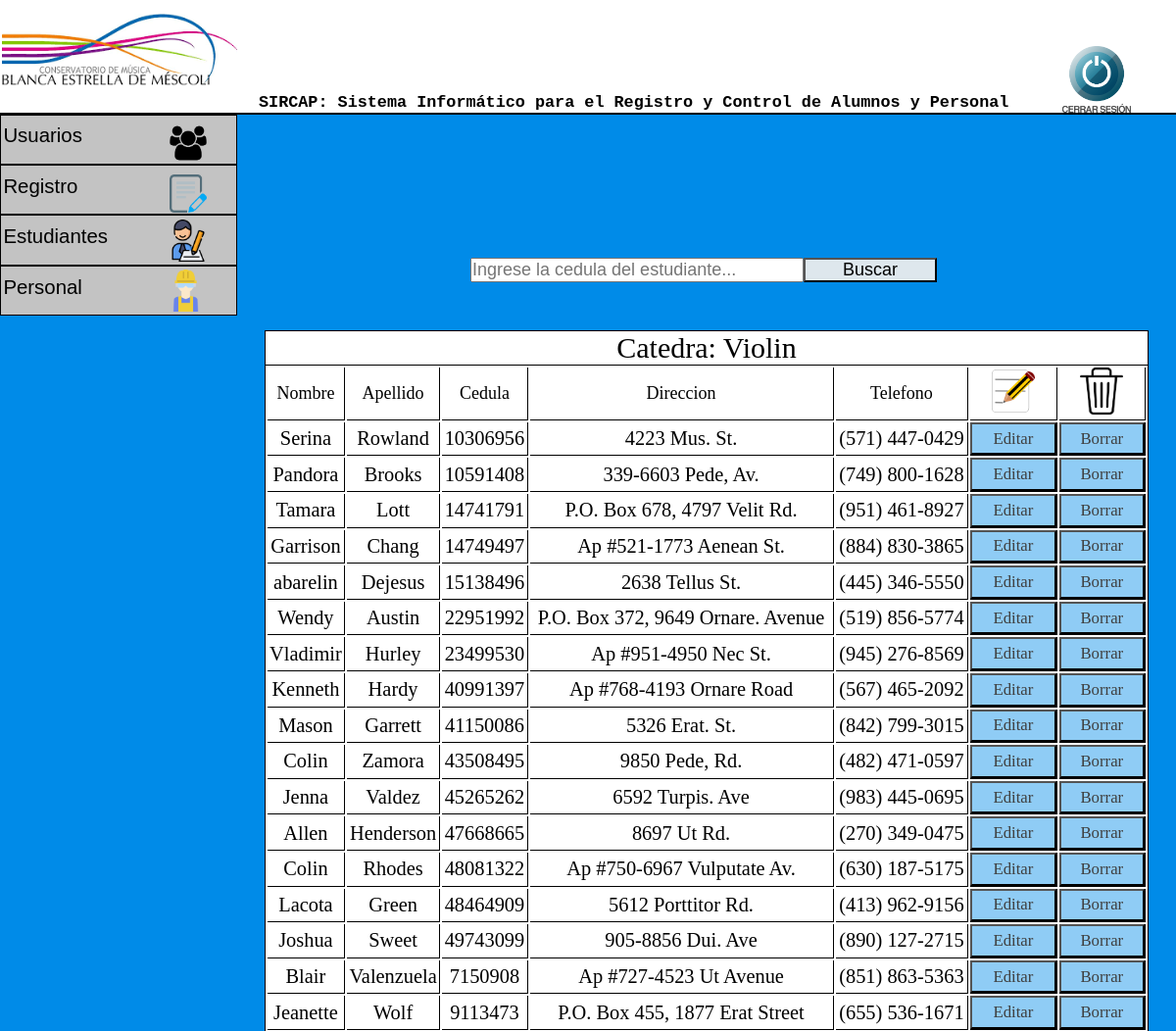
Page /admin/gestion_de_estudiantes/catedraViolin.php (signed in) on the committed database.
### tables this page shows
CREATE TABLE `estudiantes` (
  `nombre` varchar(20) NOT NULL,
  `apellido` varchar(20) NOT NULL,
  `cedula` varchar(10) NOT NULL,
  `direccion` varchar(40) NOT NULL,
  `telefono` varchar(20) NOT NULL,
  `catedra` varchar(1) NOT NULL,
  `agrupacion` varchar(1) NOT NULL,
  `formacion` varchar(1) NOT NULL
);

### admin/gestion_de_estudiantes/catedraViolin.php (the view, shortened to what this page needs)
<?php
  include '../../php/conexion.php';
$sql="SELECT nombre,apellido,cedula,direccion,telefono FROM estudiantes WHERE catedra = 1";
$resultado=$conexion->query($sql);
?>
<!DOCTYPE html>
<html lang="es">
<link rel="stylesheet" type="text/css" href="../../css/index.css">
<head>
</head>
<body>
  <header>
    <h2 class="titulo"> SIRCAP: Sistema Informático para el Registro y Control de Alumnos y Personal </h2>
    <img src="../../img/conservatorio logo.png" class="logo">
    <a href="../../php/cierreSesion.php"><img src="../../img/cerrar.png" class="cerrar"></a>
  </header>
  <div id="menu">
    <ul>
      <li><a href="">Usuarios</a> <img id="usuarios" src="../../img/usuarios.png">
      </li>
      <li><a href="">Registro</a> <img id="registro" src="../../img/registro.png">
      </li>
      <li><a href="">Estudiantes<img id="estudiante" src="../../img/estudiante.png"></a>
      </li>
      <li><a href="">Personal<img id="personal" src="../../img/obrero.png"></a>
      </li>
    </ul>
  </div>
<div>
      <form id="busqueda" method="POST" action="../../php/buscarEstudiante.php" name="busqueda" >
          <input id="barraBusqueda" maxlength="8" placeholder="Ingrese la cedula del estudiante..." name="busqueda" size="30" type="text" />
          <button id="botonBusqueda" type="submit" onclick="validacionBusqueda()">Buscar</button>
      </form>
  </div>
  <div class="tablaRegistro">
<table>
    <thead>
      <caption>Catedra: Violin</caption>
          <tr class="tituloTabla">
          <td>Nombre</td>
              <td>Apellido</td>
              <td>Cedula</td>
              <td>Direccion</td>
              <td>Telefono</td>
              <td class="columnaImagen"><img id="editarRegistro" src="../../img/editar.png"></td>
              <td class="columnaImagen"><img id="borrarRegistro" src="../../img/borrar.png"></td>
          </tr>
    </thead>
    <tbody>
        <?php
        while ($row=$resultado->fetch_assoc()) {
            ?>
            <tr>
                <td><?php echo $row['nombre'];?></td>
                <td><?php echo $row['apellido'];?></td>
                <td><?php echo $row['cedula'];?></td>
                <td><?php echo $row['direccion'];?></td>
                <td><?php echo $row['telefono'];?></td>
                <td>
                    <form method="POST" action="../../php/editarEstudiante.php">
                        <button type="submit"> Editar <input type="hidden" name="cedula" value="<?php echo $row['cedula']?>"> </button>
                    </form>
                </td>
                <td>
                    <form method="POST" action="../../php/eliminarEstudiante.php">
                        <button type="submit"> Borrar <input type="hidden" name="cedula" value="<?php echo $row['cedula']?>"> </button>
                    </form>
                </td>
            </tr>
        <?php
        }
        ?>
    </tbody>
</table>
  </div>
</body>
</html>

### css/index.css (style rules this page uses)
* { margin: 0; padding: 0; }
body { background-color: #008BE8; }
.titulo { font-family: Courier, monospace; font-size: 1.4vw; position: absolute; left: 22%; top: 9%; }
.logo { width: 20%; margin-left: 0.2%; }
header { background-color: white; border-bottom: 2px solid; }
.cerrar { position: absolute; left: 90%; top: 4.5%; width: 6.5%; }
#menu ul, li { list-style: none; margin: 0; padding: 0; }
#menu ul { position: relative; z-index: 597; float: left; }
#menu ul li { float: left; min-height: 1px; line-height: 1em; vertical-align: middle; }
#menu ul li { float: none; }
#menu { width: 20%; }
#menu span, #menu a { display: inline-block; font-family: Arial, Helvetica, sans-serif; font-size: 1.7vw; text-decoration: none; }
#menu:after, #menu ul:after { content: ''; display: block; clear: both; }
#menu ul, #menu li { width: 100%; }
#menu li { background: #C3C3C3; border: 1px solid black; }
#menu a { color: black; line-height: 160%; padding: 2% 15% 5% 1%; width: 25%; }
#usuarios { width: 16%; position: absolute; left: 72%; top: 5%; }
#registro { width: 16%; position: absolute; left: 72%; top: 30%; }
#estudiante { width: 18%; position: absolute; left: 71%; top: 52%; }
#personal { width: 18%; position: absolute; left: 70%; top: 77%; }
#usuarios { font-size: 1.5vw; text-align: center; }
#busqueda { position: absolute; left: 40%; top: 25%; }
#barraBusqueda { font-size: 1.5vw; }
#botonBusqueda { font-size: 1.5vw; position: absolute; width: 40%; background-color: #DEE7ED; }
.tablaRegistro { position: absolute; left: 22.5%; top: 32%; background-color: white; border:1px solid black; width: 75%; }
table { width: 100%; height: 15em; }
.tablaRegistro caption { font-size: 2.5vw; text-align: center; border-bottom: 1px solid black }
.tablaRegistro td { border-bottom: 1px solid black; text-align: center; font-size: 1.7vw; border-right: 1px solid black; height: 1.5em; }
.tituloTabla td { font-size: 1.5vw; text-align: center; border-bottom: 1px solid black; border-right: 1px solid black; }
.columnaImagen { width: 10%; }
#editarRegistro { width: 50%; }
#borrarRegistro { width: 50%; }
table form button { font-size: 1.4vw; width: 100%; color: #3F3F3F; height: 2em; background-color: #008BE870; font-family: 'Arial Black'; }

### rows in the picture
estudiantes: nombre "Serina", apellido "Rowland", cedula "10306956", direccion "4223 Mus. St.", telefono "(571) 447-0429"
estudiantes: nombre "Pandora", apellido "Brooks", cedula "10591408", direccion "339-6603 Pede, Av.", telefono "(749) 800-1628"
estudiantes: nombre "Tamara", apellido "Lott", cedula "14741791", direccion "P.O. Box 678, 4797 Velit Rd.", telefono "(951) 461-8927"
estudiantes: nombre "Garrison", apellido "Chang", cedula "14749497", direccion "Ap #521-1773 Aenean St.", telefono "(884) 830-3865"
estudiantes: nombre "abarelin", apellido "Dejesus", cedula "15138496", direccion "2638 Tellus St.", telefono "(445) 346-5550"
estudiantes: nombre "Wendy", apellido "Austin", cedula "22951992", direccion "P.O. Box 372, 9649 Ornare. Avenue", telefono "(519) 856-5774"
estudiantes: nombre "Vladimir", apellido "Hurley", cedula "23499530", direccion "Ap #951-4950 Nec St.", telefono "(945) 276-8569"
estudiantes: nombre "Kenneth", apellido "Hardy", cedula "40991397", direccion "Ap #768-4193 Ornare Road", telefono "(567) 465-2092"
estudiantes: nombre "Mason", apellido "Garrett", cedula "41150086", direccion "5326 Erat. St.", telefono "(842) 799-3015"
estudiantes: nombre "Colin", apellido "Zamora", cedula "43508495", direccion "9850 Pede, Rd.", telefono "(482) 471-0597"
estudiantes: nombre "Jenna", apellido "Valdez", cedula "45265262", direccion "6592 Turpis. Ave", telefono "(983) 445-0695"
estudiantes: nombre "Allen", apellido "Henderson", cedula "47668665", direccion "8697 Ut Rd.", telefono "(270) 349-0475"
estudiantes: nombre "Colin", apellido "Rhodes", cedula "48081322", direccion "Ap #750-6967 Vulputate Av.", telefono "(630) 187-5175"
estudiantes: nombre "Lacota", apellido "Green", cedula "48464909", direccion "5612 Porttitor Rd.", telefono "(413) 962-9156"
estudiantes: nombre "Joshua", apellido "Sweet", cedula "49743099", direccion "905-8856 Dui. Ave", telefono "(890) 127-2715"
estudiantes: nombre "Blair", apellido "Valenzuela", cedula "7150908", direccion "Ap #727-4523 Ut Avenue", telefono "(851) 863-5363"
estudiantes: nombre "Jeanette", apellido "Wolf", cedula "9113473", direccion "P.O. Box 455, 1877 Erat Street", telefono "(655) 536-1671"
